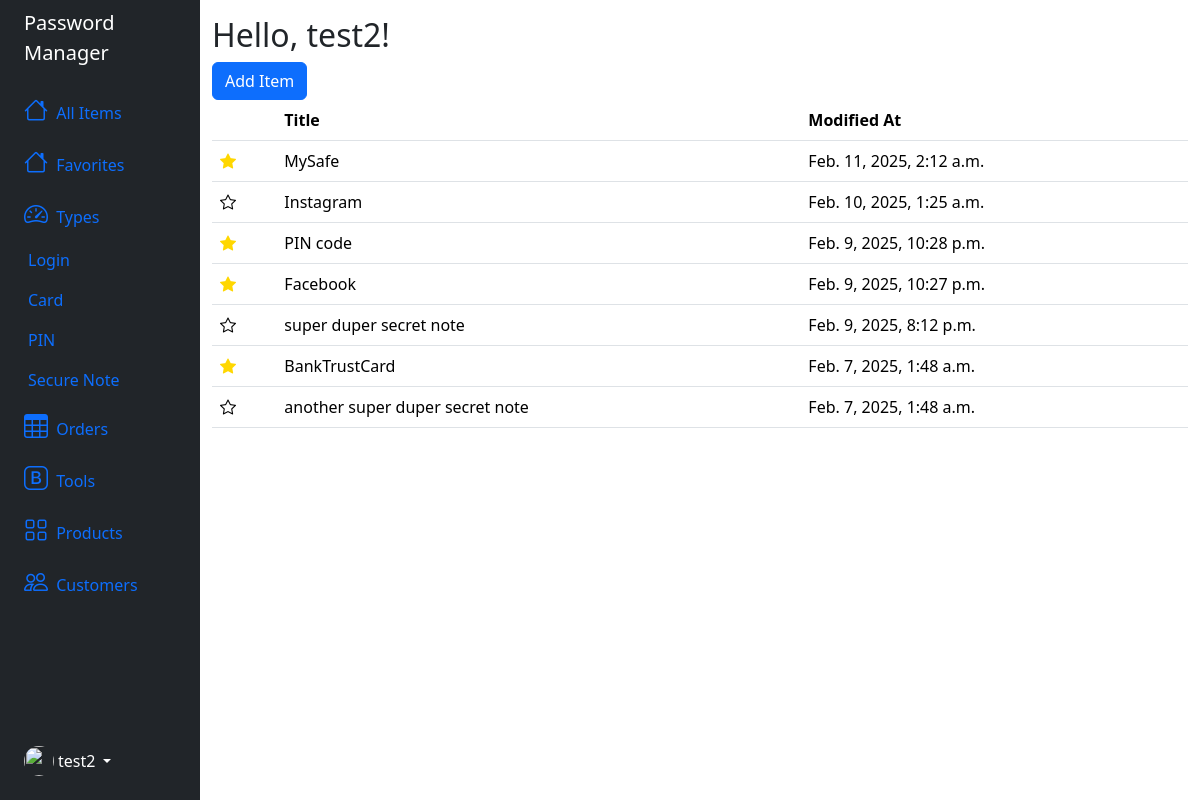
Page / (signed in) on the earlier database version.
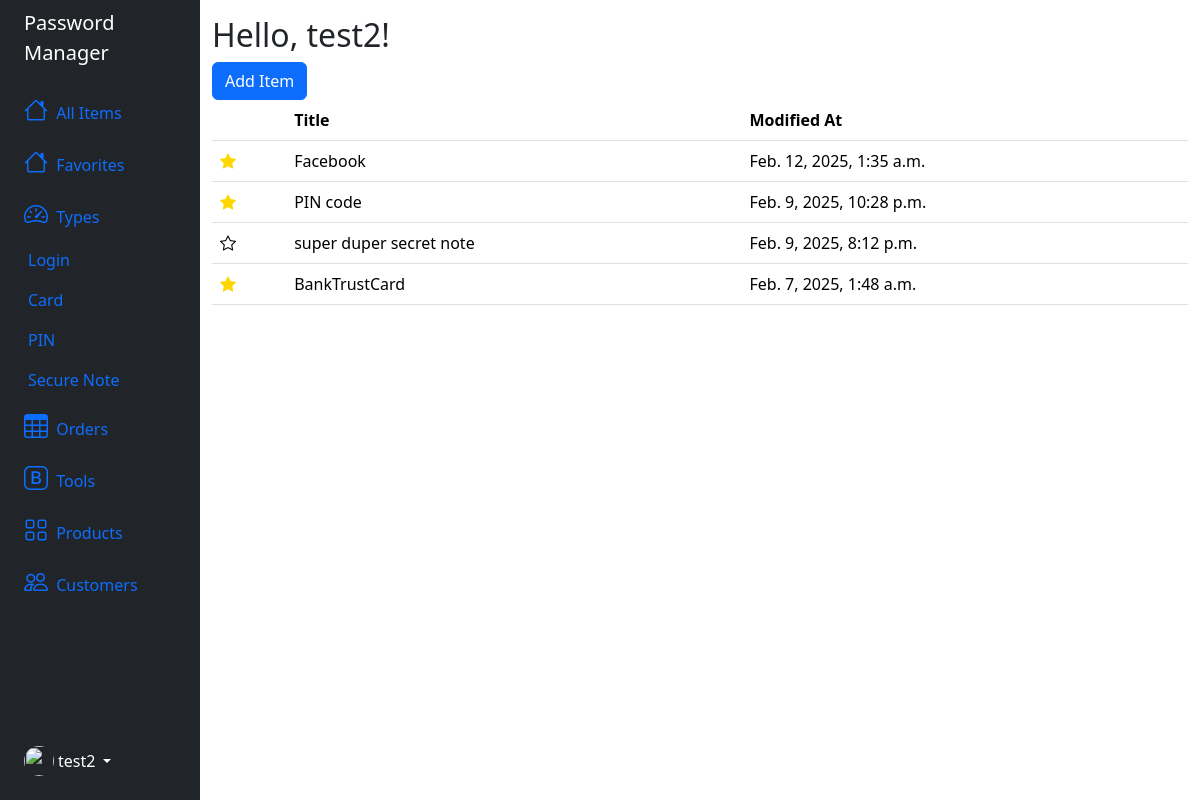
Same page on the later database version.
### password_manager/models.py (models this page shows)
class CommonInfo(models.Model):
    user = models.ForeignKey(User, on_delete=models.CASCADE)
    name = models.CharField(max_length=100)
    modified_at = models.DateTimeField(auto_now=True)
    created_at = models.DateTimeField(auto_now_add=True)
    is_favorited = models.BooleanField(default=False)
    class Meta:
        abstract = True

class PIN(CommonInfo):
    id = models.UUIDField(primary_key=True, default=uuid.uuid4, editable=False)
    code = models.CharField(max_length=6)
    note = models.TextField(blank=True)
    code_nonce = models.CharField(max_length=24, default="")
    code_tag = models.CharField(max_length=24, default="")

class Login(CommonInfo):
    id = models.UUIDField(primary_key=True, default=uuid.uuid4, editable=False)
    username = models.CharField(max_length=100)
    password = models.CharField(max_length=100)
    website = models.URLField(null=True, blank=True)
    note = models.TextField(blank=True)
    password_nonce = models.CharField(max_length=24, default="")
    password_tag = models.CharField(max_length=24, default="")

class SecureNote(CommonInfo):
    id = models.UUIDField(primary_key=True, default=uuid.uuid4, editable=False)
    notes = models.TextField()
    notes_nonce = models.CharField(max_length=24, default="")
    notes_tag = models.CharField(max_length=24, default="")

class Card(CommonInfo):
    id = models.UUIDField(primary_key=True, default=uuid.uuid4, editable=False)
    cardholder = models.CharField(max_length=100)
    number = models.CharField(max_length=19)
    expiration_date = models.DateField()
    cvv = models.CharField(max_length=4)
    number_nonce = models.CharField(max_length=24, default="")
    number_tag = models.CharField(max_length=24, default="")
    cvv_nonce = models.CharField(max_length=24, default="")
    cvv_tag = models.CharField(max_length=24, default="")

### password_manager/views.py (the view)
# urls.py: path("", views.index, name="index"),
@login_required(login_url="/login")
def index(request):
    user_id = request.user.id
    login = Login.objects.filter(user_id=user_id)
    card = Card.objects.filter(user_id=user_id)
    pin = PIN.objects.filter(user_id=user_id)
    secure_note = SecureNote.objects.filter(user_id=user_id)
    credentials_list = list(chain(login, card, pin, secure_note))
    credentials = sorted(credentials_list, key=lambda credential:credential.modified_at, reverse=True)
    return render(request, "password_manager/index.html", {
        "credentials": credentials
    })

### password_manager/templates/password_manager/index.html (shortened to what this page needs)
{% extends "password_manager/layout.html" %}
{% load static %}
{% block body %}
    <h2>Hello, {{ user.username }}!</h2>
    <button type="button" class="btn btn-primary" data-bs-toggle="modal" data-bs-target="#exampleModal">
        Add Item
    </button>
    <table class="table table-hover">
        <thead>
          <tr>
            <th scope="col"></th>
            <th scope="col">Title</th>
            <th scope="col">Modified At</th>
          </tr>
        </thead>
        <tbody>
          {% for credential in credentials %}
            {% if credential.password %}
                <tr class=table-row data-bs-toggle="offcanvas" data-type="login" data-uuid="{{ credential.id }}" href="#offcanvasScrolling" aria-controls="offcanvasScrolling">
                    {% if credential.is_favorited %}
                        <td><button class="favorite-btn"><i class="bi bi-star-fill favorite"></i></button></td>
                    {% else %}
                        <td><button class="favorite-btn"><i class="bi bi-star"></i></button></td>
                    {% endif %}
                    <td>{{ credential.name }}</td>
                    <td>{{ credential.modified_at }}</td>
                </tr>
            {% elif credential.number %}
                <tr class=table-row data-bs-toggle="offcanvas" data-type="card" data-uuid="{{ credential.id }}" href="#offcanvasScrolling" aria-controls="offcanvasScrolling">
                    {% if credential.is_favorited %}
                        <td><button class="favorite-btn"><i class="bi bi-star-fill favorite"></i></button></td>
                    {% else %}
                        <td><button class="favorite-btn"><i class="bi bi-star"></i></button></td>
                    {% endif %}
                    <td>{{ credential.name }}</td>
                    <td>{{ credential.modified_at }}</td>
                </tr>
            {% elif credential.code %}
                <tr class=table-row data-bs-toggle="offcanvas" data-type="pin" data-uuid="{{ credential.id }}" href="#offcanvasScrolling" aria-controls="offcanvasScrolling">
                    {% if credential.is_favorited %}
                        <td><button class="favorite-btn"><i class="bi bi-star-fill favorite"></i></button></td>
                    {% else %}
                        <td><button class="favorite-btn"><i class="bi bi-star"></i></button></td>
                    {% endif %}
                    <td>{{ credential.name }}</td>
                    <td>{{ credential.modified_at }}</td>
                </tr>
            {% else %}
                <tr class=table-row data-bs-toggle="offcanvas" data-type="secure-note" data-uuid="{{ credential.id }}" href="#offcanvasScrolling" aria-controls="offcanvasScrolling">
                    {% if credential.is_favorited %}
                        <td><button class="favorite-btn"><i class="bi bi-star-fill favorite"></i></button></td>
                    {% else %}
                        <td><button class="favorite-btn"><i class="bi bi-star"></i></button></td>
                    {% endif %}
                    <td>{{ credential.name }}</td>
                    <td>{{ credential.modified_at }}</td>
                </tr>
            {% endif %}
          {% endfor %}
        </tbody>
      </table>
{% endblock %}

Differences in the rows shown:
removed PIN: is_favorited True (drawn), name "MySafe", modified_at "Feb. 11, 2025, 2:12 a.m."
removed Login: is_favorited False (drawn), name "Instagram", modified_at "Feb. 10, 2025, 1:25 a.m."
removed SecureNote: is_favorited False (drawn), name "another super duper secret note", modified_at "Feb. 7, 2025, 1:48 a.m."
changed Login "Facebook": modified_at "Feb. 9, 2025, 10:27 p.m." → "Feb. 12, 2025, 1:35 a.m."; moves up the list
